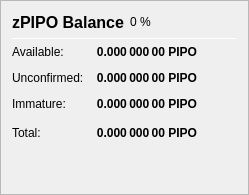
                   <widget class="QFrame" name="frame_ZerocoinBalances">
                    <property name="frameShape">
                     <enum>QFrame::StyledPanel</enum>
                    </property>
                    <property name="frameShadow">
                     <enum>QFrame::Raised</enum>
                    </property>
                    <layout class="QVBoxLayout" name="verticalLayout_7">
                     <item>
                      <layout class="QHBoxLayout" name="horizontalLayout_8" stretch="0,0,0">
                       <item>
                        <widget class="QLabel" name="label_5z_3">
                         <property name="minimumSize">
                          <size>
                           <width>0</width>
                           <height>20</height>
                          </size>
                         </property>
                         <property name="font">
                          <font>
                           <pointsize>12</pointsize>
                           <weight>75</weight>
                           <bold>true</bold>
                          </font>
                         </property>
                         <property name="text">
                          <string>zPIPO Balance</string>
                         </property>
                        </widget>
                       </item>
                       <item>
                        <widget class="QLabel" name="labelzPIPOPercent">
                         <property name="text">
                          <string notr="true">0 %</string>
                         </property>
                        </widget>
                       </item>
                       <item>
                        <spacer name="horizontalSpacer_11">
                         <property name="orientation">
                          <enum>Qt::Horizontal</enum>
                         </property>
                         <property name="sizeHint" stdset="0">
                          <size>
                           <width>40</width>
                           <height>20</height>
                          </size>
                         </property>
                        </spacer>
                       </item>
                      </layout>
                     </item>
                     <item>
                      <widget class="Line" name="line_ZerocoinBalance">
                       <property name="minimumSize">
                        <size>
                         <width>0</width>
                         <height>1</height>
                        </size>
                       </property>
                       <property name="maximumSize">
                        <size>
                         <width>16777215</width>
                         <height>1</height>
                        </size>
                       </property>
                       <property name="orientation">
                        <enum>Qt::Horizontal</enum>
                       </property>
                      </widget>
                     </item>
                     <item>
                      <layout class="QGridLayout" name="gridLayout_5">
                       <property name="spacing">
                        <number>12</number>
                       </property>
                       <item row="1" column="0">
                        <widget class="QLabel" name="labelzBalanceMatureText">
                         <property name="toolTip">
                          <string>Mature: more than 20 confirmation and more than 1 mint of the same denomination after it was minted.
These zPIPO are spendable.</string>
                         </property>
                         <property name="text">
                          <string>Available:</string>
                         </property>
                        </widget>
                       </item>
                       <item row="1" column="1">
                        <widget class="QLabel" name="labelzBalanceMature">
                         <property name="font">
                          <font>
                           <weight>75</weight>
                           <bold>true</bold>
                          </font>
                         </property>
                         <property name="toolTip">
                          <string>Mature: more than 20 confirmation and more than 1 mint of the same denomination after it was minted.
These zPIPO are spendable.</string>
                         </property>
                         <property name="text">
                          <string notr="true">0.000 000 00 PIPO</string>
                         </property>
                         <property name="alignment">
                          <set>Qt::AlignRight|Qt::AlignTrailing|Qt::AlignVCenter</set>
                         </property>
                        </widget>
                       </item>
                       <item row="2" column="0">
                        <widget class="QLabel" name="labelzBalanceUnconfirmedText">
                         <property name="toolTip">
                          <string>Unconfirmed: less than 20 confirmations
Immature: confirmed, but less than 1 mint of the same denomination after it was minted</string>
                         </property>
                         <property name="text">
                          <string>Unconfirmed:</string>
                         </property>
                        </widget>
                       </item>
                       <item row="2" column="1">
                        <widget class="QLabel" name="labelzBalanceUnconfirmed">
                         <property name="font">
                          <font>
                           <weight>75</weight>
                           <bold>true</bold>
                          </font>
                         </property>
                         <property name="toolTip">
                          <string>Unconfirmed: less than 20 confirmations
Immature: confirmed, but less than 1 mint of the same denomination after it was minted</string>
                         </property>
                         <property name="text">
                          <string notr="true">0.000 000 00 PIPO</string>
                         </property>
                         <property name="alignment">
                          <set>Qt::AlignRight|Qt::AlignTrailing|Qt::AlignVCenter</set>
                         </property>
                        </widget>
                       </item>
                       <item row="3" column="0">
                        <widget class="QLabel" name="labelzBalanceImmatureText">
                         <property name="toolTip">
                          <string>Unconfirmed: less than 20 confirmations
Immature: confirmed, but less than 1 mint of the same denomination after it was minted</string>
                         </property>
                         <property name="text">
                          <string>Immature:</string>
                         </property>
                        </widget>
                       </item>
                       <item row="3" column="1">
                        <widget class="QLabel" name="labelzBalanceImmature">
                         <property name="font">
                          <font>
                           <weight>75</weight>
                           <bold>true</bold>
                          </font>
                         </property>
                         <property name="toolTip">
                          <string>Unconfirmed: less than 20 confirmations
Immature: confirmed, but less than 1 mint of the same denomination after it was minted</string>
                         </property>
                         <property name="text">
                          <string notr="true">0.000 000 00 PIPO</string>
                         </property>
                         <property name="alignment">
                          <set>Qt::AlignRight|Qt::AlignTrailing|Qt::AlignVCenter</set>
                         </property>
                        </widget>
                       </item>
                       <item row="4" column="0">
                        <widget class="QLabel" name="labelzBalanceText">
                         <property name="toolTip">
                          <string>Your current zPIPO balance, unconfirmed and immature zPIPO included.</string>
                         </property>
                         <property name="text">
                          <string>Total:</string>
                         </property>
                        </widget>
                       </item>
                       <item row="4" column="1">
                        <widget class="QLabel" name="labelzBalance">
                         <property name="font">
                          <font>
                           <weight>75</weight>
                           <bold>true</bold>
                          </font>
                         </property>
                         <property name="cursor">
                          <cursorShape>IBeamCursor</cursorShape>
                         </property>
                         <property name="toolTip">
                          <string>Your current zPIPO balance, unconfirmed and immature zPIPO included.</string>
                         </property>
                         <property name="text">
                          <string notr="true">0.000 000 00 PIPO</string>
                         </property>
                         <property name="alignment">
                          <set>Qt::AlignRight|Qt::AlignTrailing|Qt::AlignVCenter</set>
                         </property>
                         <property name="textInteractionFlags">
                          <set>Qt::LinksAccessibleByMouse|Qt::TextSelectableByKeyboard|Qt::TextSelectableByMouse</set>
                         </property>
                        </widget>
                       </item>
                       <item row="4" column="2">
                        <spacer name="horizontalSpacer_4">
                         <property name="orientation">
                          <enum>Qt::Horizontal</enum>
                         </property>
                         <property name="sizeHint" stdset="0">
                          <size>
                           <width>40</width>
                           <height>20</height>
                          </size>
                         </property>
                        </spacer>
                       </item>
                      </layout>
                     </item>
                     <item>
                      <spacer name="verticalSpacer_4">
                       <property name="orientation">
                        <enum>Qt::Vertical</enum>
                       </property>
                       <property name="sizeHint" stdset="0">
                        <size>
                         <width>20</width>
                         <height>40</height>
                        </size>
                       </property>
                      </spacer>
                     </item>
                    </layout>
                   </widget>
